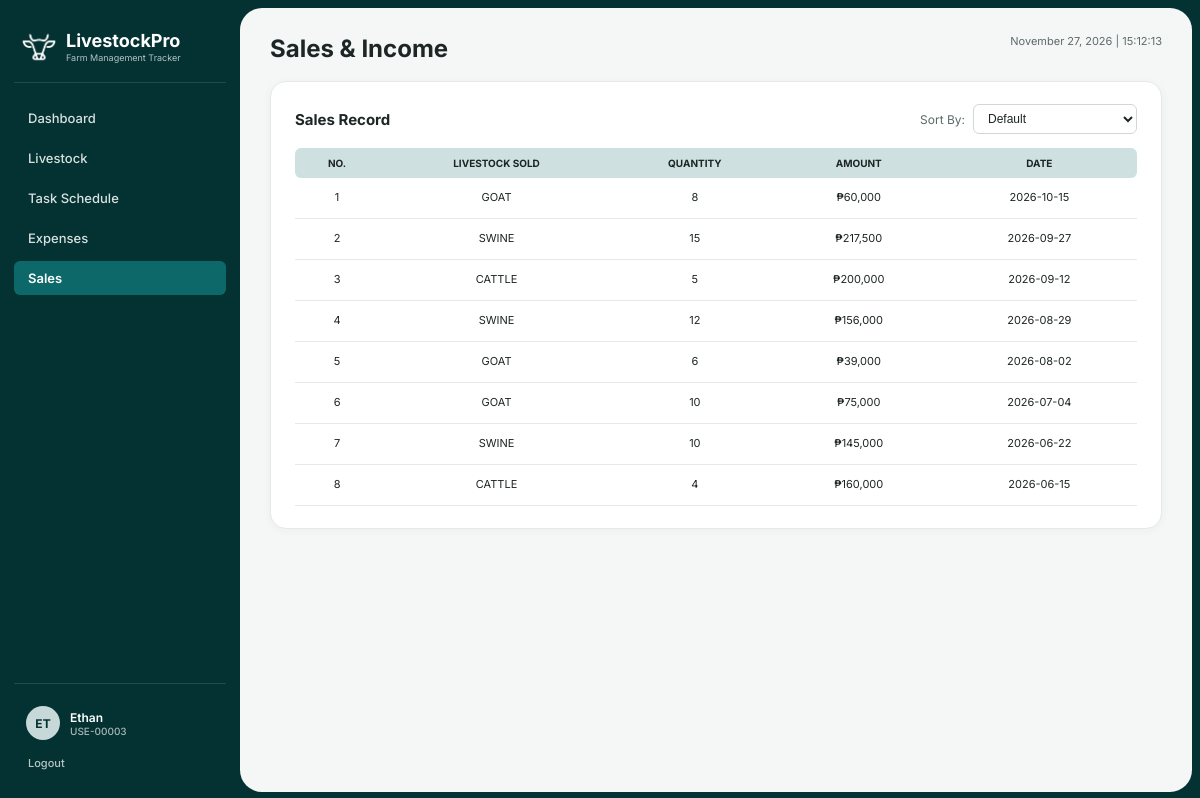
Page /sales.php (signed in) on the committed database.
### tables this page shows
CREATE TABLE `sales` (
  `sales_id` varchar(45) NOT NULL,
  `livestock_id` varchar(45) NOT NULL,
  `amount` decimal(10,2) NOT NULL,
  `quantity_sold` int NOT NULL,
  `date_sold` date NOT NULL
);

CREATE TABLE `livestock` (
  `livestock_id` varchar(45) NOT NULL,
  `user_id` varchar(45) NOT NULL,
  `animal_type` varchar(50) NOT NULL,
  `breed` varchar(50) NOT NULL,
  `quantity` int NOT NULL,
  `weight` decimal(8,2) NOT NULL,
  `health_status` varchar(50) NOT NULL,
  `vaccination_status` varchar(50) DEFAULT NULL,
  `vaccination_date` date DEFAULT NULL,
  `date_recorded` datetime NOT NULL
);

### sales.php (the view, shortened to what this page needs)
<?php
require_once 'includes/db_connect.php';
$full_name = trim(($_SESSION['first_name'] ?? '') . ' ' . ($_SESSION['last_name'] ?? ''));
$user_id   = $_SESSION['user_id'];
$role      = strtoupper($_SESSION['user_type'] ?? 'O');
$business  = trim((string)($_SESSION['business_name'] ?? ''));
$rec_stmt = $pdo->prepare("
    SELECT s.*, l.animal_type
    FROM `sales` s
    JOIN `livestock` l ON s.livestock_id COLLATE utf8mb4_unicode_ci = l.livestock_id COLLATE utf8mb4_unicode_ci
    JOIN `user` u ON l.user_id COLLATE utf8mb4_unicode_ci = u.user_id COLLATE utf8mb4_unicode_ci
    WHERE LOWER(TRIM(u.business_name)) = LOWER(TRIM(:bname))
    ORDER BY s.sales_id DESC
");
$rec_stmt->execute(['bname' => $business]);
$records = $rec_stmt->fetchAll();
?>
<!DOCTYPE html>
<html lang="en">
<head>
  <link rel="stylesheet" href="css/style.css?v=<?= filemtime(__DIR__ . '/css/style.css') ?>">
</head>
<body>
  <div class="app-shell">
    <aside class="sidebar">
      <div class="sidebar-brand">
        <div class="sidebar-brand-row">
          <img src="assets/logo.png" alt="LivestockPro Logo" class="sidebar-logo-img">
          <div>
            <div class="sidebar-brand-title">LivestockPro</div>
            <div class="sidebar-brand-sub">Farm Management Tracker</div>
          </div>
        </div>
      </div>
      <ul class="sidebar-nav">
        <li><a href="<?= $role === 'O' ? 'owner_dashboard.php' : 'staff_dashboard.php' ?>">Dashboard</a></li>
        <li><a href="livestock.php">Livestock</a></li>
        <li><a href="task_schedule.php">Task Schedule</a></li>
        <li><a href="expenses.php">Expenses</a></li>
        <li><a class="active" href="sales.php">Sales</a></li>
      </ul>
      <div class="sidebar-user-wrap">
        <a class="sidebar-user-link" href="profile.php">
          <div class="sidebar-avatar"><?= strtoupper(substr($full_name, 0, 2)) ?></div>
          <div style="flex:1;">
            <div class="sidebar-user-name"><?= htmlspecialchars($full_name) ?></div>
            <div class="sidebar-user-id"><?= htmlspecialchars($user_id) ?></div>
          </div>
        </a>
        <a class="sidebar-logout-link" href="logout.php">Logout</a>
      </div>
    </aside>
    <main class="main-content">
      <div class="page-header">
        <h1 class="page-title">Sales &amp; Income</h1>
        <div class="page-datetime"><?= date('F d, Y | H:i:s') ?></div>
      </div>
      <div class="card">
        <div class="table-header-bar">
          <div class="card-title">Sales Record</div>
          <div class="sort-controls">
            <label for="salesSortSelect">Sort By:</label>
            <select id="salesSortSelect" class="sort-select">
              <option value="">Default</option>
            </select>
          </div>
        </div>
        <table class="data-table" id="salesTable">
          <thead>
            <tr>
              <th>NO.</th>
              <th>LIVESTOCK SOLD</th>
              <th class="sortable" data-col="2" data-type="number" title="Click to sort">QUANTITY</th>
              <th class="sortable" data-col="3" data-type="number" title="Click to sort">AMOUNT</th>
              <th class="sortable" data-col="4" data-type="date" title="Click to sort">DATE</th>
            </tr>
          </thead>
          <tbody>
            <?php foreach ($records as $i => $r): ?>
              <tr>
                <td><?= $i + 1 ?></td>
                <td><?= strtoupper(htmlspecialchars($r['animal_type'] ?? 'LIVESTOCK')) ?></td>
                <td><?= (int)$r['quantity_sold'] ?></td>
                <td>&#8369;<?= number_format((float)$r['amount'], 0) ?></td>
                <td style="white-space:nowrap;"><?= htmlspecialchars($r['date_sold']) ?></td>
              </tr>
            <?php endforeach; ?>
          </tbody>
        </table>
      </div>
    </main>
  </div>
</body>
</html>

### css/style.css (style rules this page uses)
:root { --teal-950: #043232; --teal-900: #074646; --teal-800: #0a5656; --teal-700: #0d6969; --teal-600: #127c7c; --teal-200: #c6d8d8; --teal-150: #cfe0e0; --teal-50: #f2f7f7; --bg-page: #f5f7f7; --bg-card: #ffffff; --bg-input: #f2f3f3; --bg-input-focus: #ffffff; --border-subtle: #e5e9e9; --text-primary: #1e2525; --text-secondary: #5e6a6a; --text-muted: #8f9b9b; --text-inverse: #ffffff; --status-danger: #d96b59; --status-danger-hover: #c25543; --sidebar-width: 240px; --radius-sm: 6px; --radius-md: 10px; --radius-lg: 16px; --radius-xl: 22px; --shadow-card: 0 2px 10px rgba(4, 50, 50, 0.04); --shadow-modal: 0 12px 32px rgba(4, 50, 50, 0.18); }
*, *::before, *::after { box-sizing: border-box; margin: 0; padding: 0; }
body { min-height: 100vh; font-family: 'Inter', -apple-system, BlinkMacSystemFont, 'Segoe UI', Roboto, sans-serif; font-size: 14px; color: var(--text-primary); background-color: var(--bg-page); }
a { color: var(--teal-700); text-decoration: none; font-weight: 500; }
.app-shell { display: flex; height: 100vh; overflow: hidden; background-color: var(--teal-950); padding: 8px 8px 8px 0; }
.sidebar { width: var(--sidebar-width); height: 100%; flex-shrink: 0; background-color: var(--teal-950); color: var(--text-inverse); display: flex; flex-direction: column; padding: 22px 14px; overflow-y: auto; }
.sidebar-brand { padding: 0 8px 18px; border-bottom: 1px solid rgba(255, 255, 255, 0.12); margin-bottom: 18px; }
.sidebar-brand-title { font-size: 18px; font-weight: 700; line-height: 1.15; }
.sidebar-brand-sub { font-size: 9px; color: rgba(255, 255, 255, 0.7); }
.sidebar-nav { list-style: none; display: flex; flex-direction: column; gap: 6px; flex: 1; }
.sidebar-nav a { display: block; padding: 9px 14px; border-radius: var(--radius-sm); font-size: 13px; color: rgba(255, 255, 255, 0.85); text-decoration: none; }
.sidebar-nav a.active { background-color: var(--teal-700); color: var(--text-inverse); font-weight: 600; }
.sidebar-avatar { width: 34px; height: 34px; border-radius: 50%; background-color: var(--teal-200); color: var(--teal-950); display: flex; align-items: center; justify-content: center; font-weight: 700; font-size: 12px; flex-shrink: 0; }
.sidebar-user-name { font-size: 12px; font-weight: 600; color: var(--text-inverse); }
.sidebar-user-id { font-size: 10px; color: rgba(255, 255, 255, 0.65); }
.main-content { flex: 1; height: 100%; min-width: 0; background-color: var(--bg-page); border-radius: var(--radius-xl); padding: 26px 30px; overflow-y: auto; }
.page-header { display: flex; align-items: flex-start; justify-content: space-between; margin-bottom: 18px; }
.page-title { font-size: 24px; font-weight: 700; }
.page-datetime { font-size: 11px; color: var(--text-secondary); white-space: nowrap; }
.card { background-color: var(--bg-card); border-radius: var(--radius-lg); padding: 20px 22px; border: 1px solid var(--border-subtle); box-shadow: var(--shadow-card); margin-bottom: 18px; }
.card-title { font-size: 15px; font-weight: 700; margin-bottom: 14px; }
.data-table { width: 100%; border-collapse: collapse; font-size: 11px; text-align: center; }
.data-table thead th { background-color: var(--teal-150); font-size: 10px; font-weight: 700; text-transform: uppercase; padding: 9px 10px; white-space: nowrap; }
.data-table thead th:first-child { border-top-left-radius: var(--radius-sm); border-bottom-left-radius: var(--radius-sm); }
.data-table thead th:last-child { border-top-right-radius: var(--radius-sm); border-bottom-right-radius: var(--radius-sm); }
.data-table tbody td { padding: 10px 10px; border-bottom: 1px solid var(--border-subtle); vertical-align: middle; }
.sidebar-brand-row { display: flex; align-items: center; gap: 10px; }
.sidebar-logo-img { width: 34px; height: 34px; object-fit: contain; flex-shrink: 0; mix-blend-mode: screen; }
.card { padding: 22px 24px; margin-bottom: 20px; }
.data-table tbody td { padding: 12px 12px; line-height: 1.45; }
.sidebar-user-wrap { display: flex; flex-direction: column; gap: 8px; padding-top: 14px; border-top: 1px solid rgba(255, 255, 255, 0.12); }
.sidebar-user-link { display: flex; align-items: center; gap: 10px; padding: 8px 12px; border-radius: 999px; color: var(--text-inverse); text-decoration: none; transition: background-color 0.15s ease; }
.sidebar-logout-link { font-size: 11px; color: rgba(255, 255, 255, 0.72); padding-left: 14px; text-decoration: none; }

### rows in the picture
sales: livestock.animal_type "GOAT", quantity_sold "8", amount "60,000", date_sold "2026-10-15"
sales: livestock.animal_type "SWINE", quantity_sold "15", amount "217,500", date_sold "2026-09-27"
sales: livestock.animal_type "CATTLE", quantity_sold "5", amount "200,000", date_sold "2026-09-12"
sales: livestock.animal_type "SWINE", quantity_sold "12", amount "156,000", date_sold "2026-08-29"
sales: livestock.animal_type "GOAT", quantity_sold "6", amount "39,000", date_sold "2026-08-02"
sales: livestock.animal_type "GOAT", quantity_sold "10", amount "75,000", date_sold "2026-07-04"
sales: livestock.animal_type "SWINE", quantity_sold "10", amount "145,000", date_sold "2026-06-22"
sales: livestock.animal_type "CATTLE", quantity_sold "4", amount "160,000", date_sold "2026-06-15"

### other values in the picture
substr($full_name, 0, 2) "ET"
$full_name "Ethan"
$user_id "USE-00003"
